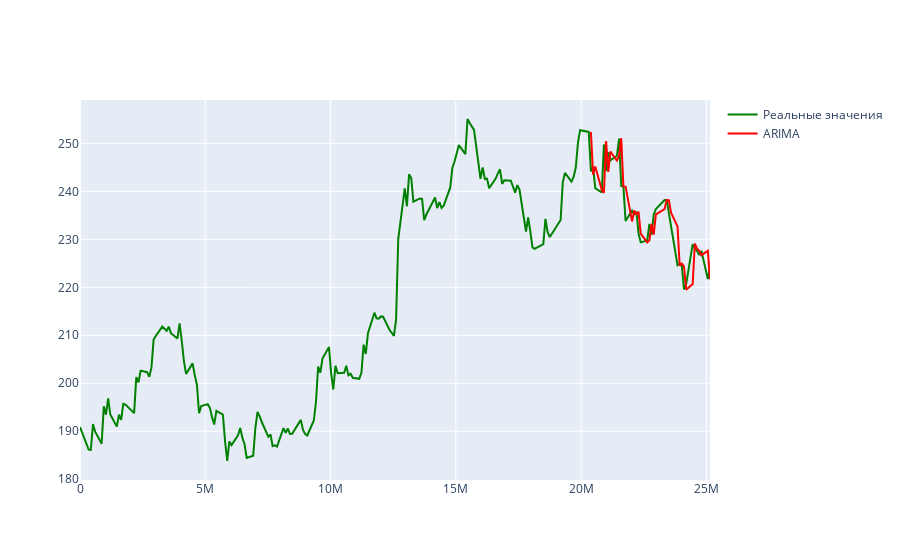

Notebook source saved alongside this figure:
### Markdown cell above
### ARIMA

### Code cell
import statsmodels.api as sm

history = [y for y in train_y]
predictions = []

for i in range(1, len(test_y)):
    model = sm.tsa.arima.ARIMA(history, order=(1,1,0))
    model= model.fit()

    yhat = model.forecast()[0]
    predictions.append(yhat)

    obs = test_y[i]
    history.append(obs)

fig = go.Figure()
res_y = neigh.predict(test_x.reshape(-1, 1))

fig.add_trace(go.Scatter(
                    y=history,
                    x = x,
                    line=dict(color='green', width=2),
                    name='Реальные значения',
                   )
)
fig.add_trace(go.Scatter(
                    y=predictions,
                    x = test_x,
                    line=dict(color='red', width=2),
                    name='ARIMA',
                    )
)
fig.show()

### Figure 1 — Plotly figure (JSON) as saved in the notebook; plotly's stock layout.template omitted (floating-point values rounded to 4 significant figures; data arrays with more than 128 entries replaced by an {"elided": "..."} marker saying what was removed)
{"data": [{"line": {"color": "green", "width": 2}, "name": "Реальные значения", "type": "scatter", "x": {"elided": "200 int values"}, "y": {"elided": "199 float values"}}, {"line": {"color": "red", "width": 2}, "name": "ARIMA", "type": "scatter", "x": [20390400, 20476800, 20563200, 20822400, 20908800, 20995200, 21081600, 21168000, 21427200, 21513600, 21600000, 21686400, 21772800, 22032000, 22118400, 22204800, 22291200, 22377600, 22636800, 22723200, 22809600, 22896000, 22982400, 23328000, 23414400, 23500800, 23587200, 23846400, 23932800, 24019200, 24105600, 24192000, 24451200, 24537600, 24624000, 24710400, 24796800, 25056000, 25142400, 25228800], "y": [252.4, 243.5, 245.2, 240.3, 239.7, 250.5, 244.1, 248.3, 246.4, 247.4, 251.1, 241.0, 241.0, 233.7, 236.0, 235.2, 235.8, 231.2, 229.4, 229.8, 233.2, 231.0, 235.2, 236.3, 238.2, 238.2, 235.5, 232.7, 224.5, 225.0, 224.3, 219.5, 220.7, 229.1, 228.0, 227.6, 226.7, 227.6, 221.7]}], "layout": {}}
